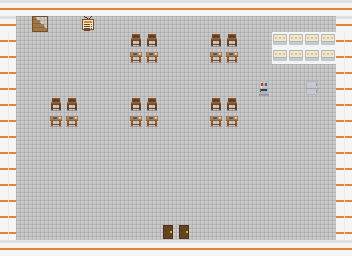

Rendered tile map (Tiled .tmx) drawn with the repository's tilesets; below, a short description and the full map source, tile grids included:
An orthogonal 22x16 tile map with 16x16 px tiles, 3 tile layers (ground, structures, decorations), 1 hidden layer not drawn and 7 objects (2x table, 2x spawn, stairs_up, counter, door_exit).

<map version="1.5" orientation="orthogonal" renderorder="right-down" width="22" height="16" tilewidth="16" tileheight="16" infinite="0" nextobjectid="8" nextlayerid="7">
 <tileset firstgid="1" name="indoor_tileset" tilewidth="16" tileheight="16" tilecount="82" columns="82">
  <image source="../../assets/tilesets/indoor_tileset.png" width="1312" height="16" />
  <tile id="4">
   <properties>
    <property name="solid" type="bool" value="true" />
   </properties>
  </tile>
  <tile id="5">
   <properties>
    <property name="solid" type="bool" value="true" />
   </properties>
  </tile>
  <tile id="6">
   <properties>
    <property name="solid" type="bool" value="true" />
   </properties>
  </tile>
  <tile id="7">
   <properties>
    <property name="solid" type="bool" value="true" />
   </properties>
  </tile>
  <tile id="8">
   <properties>
    <property name="solid" type="bool" value="true" />
   </properties>
  </tile>
  <tile id="9">
   <properties>
    <property name="solid" type="bool" value="true" />
   </properties>
  </tile>
  <tile id="10">
   <properties>
    <property name="solid" type="bool" value="true" />
   </properties>
  </tile>
  <tile id="11">
   <properties>
    <property name="solid" type="bool" value="true" />
   </properties>
  </tile>
  <tile id="15">
   <properties>
    <property name="solid" type="bool" value="true" />
   </properties>
  </tile>
  <tile id="16">
   <properties>
    <property name="solid" type="bool" value="true" />
   </properties>
  </tile>
  <tile id="17">
   <properties>
    <property name="solid" type="bool" value="true" />
   </properties>
  </tile>
  <tile id="19">
   <properties>
    <property name="solid" type="bool" value="true" />
   </properties>
  </tile>
  <tile id="20">
   <properties>
    <property name="solid" type="bool" value="true" />
   </properties>
  </tile>
  <tile id="22">
   <properties>
    <property name="solid" type="bool" value="true" />
   </properties>
  </tile>
  <tile id="23">
   <properties>
    <property name="solid" type="bool" value="true" />
   </properties>
  </tile>
  <tile id="24">
   <properties>
    <property name="solid" type="bool" value="true" />
   </properties>
  </tile>
  <tile id="25">
   <properties>
    <property name="solid" type="bool" value="true" />
   </properties>
  </tile>
  <tile id="27">
   <properties>
    <property name="solid" type="bool" value="true" />
   </properties>
  </tile>
  <tile id="28">
   <properties>
    <property name="solid" type="bool" value="true" />
   </properties>
  </tile>
  <tile id="29">
   <properties>
    <property name="solid" type="bool" value="true" />
   </properties>
  </tile>
  <tile id="30">
   <properties>
    <property name="solid" type="bool" value="true" />
   </properties>
  </tile>
  <tile id="31">
   <properties>
    <property name="solid" type="bool" value="true" />
   </properties>
  </tile>
  <tile id="32">
   <properties>
    <property name="solid" type="bool" value="true" />
   </properties>
  </tile>
  <tile id="33">
   <properties>
    <property name="solid" type="bool" value="true" />
   </properties>
  </tile>
  <tile id="34">
   <properties>
    <property name="solid" type="bool" value="true" />
   </properties>
  </tile>
  <tile id="35">
   <properties>
    <property name="solid" type="bool" value="true" />
   </properties>
  </tile>
  <tile id="37">
   <properties>
    <property name="solid" type="bool" value="true" />
   </properties>
  </tile>
  <tile id="38">
   <properties>
    <property name="solid" type="bool" value="true" />
   </properties>
  </tile>
  <tile id="39">
   <properties>
    <property name="solid" type="bool" value="true" />
   </properties>
  </tile>
  <tile id="41">
   <properties>
    <property name="solid" type="bool" value="true" />
   </properties>
  </tile>
  <tile id="42">
   <properties>
    <property name="solid" type="bool" value="true" />
   </properties>
  </tile>
  <tile id="43">
   <properties>
    <property name="solid" type="bool" value="true" />
   </properties>
  </tile>
  <tile id="44">
   <properties>
    <property name="solid" type="bool" value="true" />
   </properties>
  </tile>
  <tile id="45">
   <properties>
    <property name="solid" type="bool" value="true" />
   </properties>
  </tile>
  <tile id="46">
   <properties>
    <property name="solid" type="bool" value="true" />
   </properties>
  </tile>
  <tile id="47">
   <properties>
    <property name="solid" type="bool" value="true" />
   </properties>
  </tile>
  <tile id="48">
   <properties>
    <property name="solid" type="bool" value="true" />
   </properties>
  </tile>
  <tile id="49">
   <properties>
    <property name="solid" type="bool" value="true" />
   </properties>
  </tile>
  <tile id="50">
   <properties>
    <property name="solid" type="bool" value="true" />
   </properties>
  </tile>
  <tile id="51">
   <properties>
    <property name="solid" type="bool" value="true" />
   </properties>
  </tile>
  <tile id="52">
   <properties>
    <property name="solid" type="bool" value="true" />
   </properties>
  </tile>
  <tile id="53">
   <properties>
    <property name="solid" type="bool" value="true" />
   </properties>
  </tile>
  <tile id="54">
   <properties>
    <property name="solid" type="bool" value="true" />
   </properties>
  </tile>
  <tile id="55">
   <properties>
    <property name="solid" type="bool" value="true" />
   </properties>
  </tile>
  <tile id="56">
   <properties>
    <property name="solid" type="bool" value="true" />
   </properties>
  </tile>
  <tile id="57">
   <properties>
    <property name="solid" type="bool" value="true" />
   </properties>
  </tile>
  <tile id="58">
   <properties>
    <property name="solid" type="bool" value="true" />
   </properties>
  </tile>
  <tile id="59">
   <properties>
    <property name="solid" type="bool" value="true" />
   </properties>
  </tile>
  <tile id="63">
   <properties>
    <property name="solid" type="bool" value="true" />
   </properties>
  </tile>
  <tile id="64">
   <properties>
    <property name="solid" type="bool" value="true" />
   </properties>
  </tile>
  <tile id="70">
   <properties>
    <property name="solid" type="bool" value="true" />
   </properties>
  </tile>
  <tile id="71">
   <properties>
    <property name="solid" type="bool" value="true" />
   </properties>
  </tile>
  <tile id="72">
   <properties>
    <property name="solid" type="bool" value="true" />
   </properties>
  </tile>
  <tile id="73">
   <properties>
    <property name="solid" type="bool" value="true" />
   </properties>
  </tile>
  <tile id="74">
   <properties>
    <property name="solid" type="bool" value="true" />
   </properties>
  </tile>
  <tile id="75">
   <properties>
    <property name="solid" type="bool" value="true" />
   </properties>
  </tile>
  <tile id="76">
   <properties>
    <property name="solid" type="bool" value="true" />
   </properties>
  </tile>
  <tile id="77">
   <properties>
    <property name="solid" type="bool" value="true" />
   </properties>
  </tile>
  <tile id="78">
   <properties>
    <property name="solid" type="bool" value="true" />
   </properties>
  </tile>
  <tile id="79">
   <properties>
    <property name="solid" type="bool" value="true" />
   </properties>
  </tile>
  <tile id="80">
   <properties>
    <property name="solid" type="bool" value="true" />
   </properties>
  </tile>
 </tileset>
 <layer id="1" name="ground" width="22" height="16">
  <data encoding="csv">
3,3,3,3,3,3,3,3,3,3,3,3,3,3,3,3,3,3,3,3,3,3,3,3,3,3,3,3,3,3,3,3,3,3,3,3,3,3,3,3,3,3,3,3,3,3,3,3,3,3,3,3,3,3,3,3,3,3,3,3,3,3,3,3,3,3,3,3,3,3,3,3,3,3,3,3,3,3,3,3,3,3,3,3,3,3,3,3,3,3,3,3,3,3,3,3,3,3,3,3,3,3,3,3,3,3,3,3,3,3,3,3,3,3,3,3,3,3,3,3,3,3,3,3,3,3,3,3,3,3,3,3,3,3,3,3,3,3,3,3,3,3,3,3,3,3,3,3,3,3,3,3,3,3,3,3,3,3,3,3,3,3,3,3,3,3,3,3,3,3,3,3,3,3,3,3,3,3,3,3,3,3,3,3,3,3,3,3,3,3,3,3,3,3,3,3,3,3,3,3,3,3,3,3,3,3,3,3,3,3,3,3,3,3,3,3,3,3,3,3,3,3,3,3,3,3,3,3,3,3,3,3,3,3,3,3,3,3,3,3,3,3,3,3,3,3,3,3,3,3,3,3,3,3,3,3,3,3,3,3,3,3,3,3,3,3,3,3,3,3,3,3,3,3,3,3,3,3,3,3,3,3,3,3,3,3,3,3,3,3,3,3,3,3,3,3,3,3,3,3,3,3,3,3,3,3,3,3,3,3,3,3,3,3,3,3,3,3,3,3,3,3,3,3,3,3,3,3,3,3,3,3,3,3,3,3,3,3,3,3,3,3,3,3,3,3,3,3,3,3,3,3
</data>
 </layer>
 <layer id="2" name="structures" width="22" height="16">
  <data encoding="csv">
33,33,33,33,33,33,33,33,33,33,33,33,33,33,33,33,33,33,33,33,33,33,33,0,14,0,0,71,0,0,0,0,0,0,0,0,0,0,0,0,0,0,0,33,32,0,0,0,0,0,0,0,10,10,0,0,0,10,10,0,0,34,34,34,34,32,32,0,0,0,0,0,0,0,9,9,0,0,0,9,9,0,0,34,34,34,34,32,32,0,0,0,0,0,0,0,0,0,0,0,0,0,0,0,0,0,0,0,0,32,32,0,0,0,0,0,0,0,0,0,0,0,0,0,0,0,72,0,0,12,0,32,32,0,0,10,10,0,0,0,10,10,0,0,0,10,10,0,0,0,0,0,0,32,32,0,0,9,9,0,0,0,9,9,0,0,0,9,9,0,0,0,0,0,0,32,32,0,0,0,0,0,0,0,0,0,0,0,0,0,0,0,0,0,0,0,0,32,32,0,0,0,0,0,0,0,0,0,0,0,0,0,0,0,0,0,0,0,0,32,32,0,0,0,0,0,0,0,0,0,0,0,0,0,0,0,0,0,0,0,0,32,32,0,0,0,0,0,0,0,0,0,0,0,0,0,0,0,0,0,0,0,0,32,32,0,0,0,0,0,0,0,0,0,0,0,0,0,0,0,0,0,0,0,0,32,32,0,0,0,0,0,0,0,0,0,0,0,0,0,0,0,0,0,0,0,0,32,32,0,0,0,0,0,0,0,0,0,19,19,0,0,0,0,0,0,0,0,0,32,33,33,33,33,33,33,33,33,33,33,33,33,33,33,33,33,33,33,33,33,33,33
</data>
 </layer>
 <objectgroup id="3" name="objects">
  <object id="1" x="32" y="16" width="16" height="16" type="stairs_up">
   <properties>
    <property name="interactive_type" value="enter" />
    <property name="prompt_text" value="上楼" />
    <property name="target_map" value="dining_hall_f2" />
    <property name="spawn_point" value="dining_f2_stairs" />
    <property name="transition_type" value="floor_change" />
   </properties>
  </object>
  <object id="2" x="304" y="32" width="16" height="32" type="counter">
   <properties>
    <property name="interactive_type" value="examine" />
    <property name="prompt_text" value="查看柜台" />
    <property name="display_name" value="打饭窗口" />
   </properties>
  </object>
  <object id="3" x="128" y="48" width="32" height="16" type="table">
   <properties>
    <property name="interactive_type" value="examine" />
    <property name="prompt_text" value="搜索餐桌" />
    <property name="display_name" value="一楼餐桌" />
   </properties>
  </object>
  <object id="4" x="208" y="48" width="32" height="16" type="table">
   <properties>
    <property name="interactive_type" value="examine" />
    <property name="prompt_text" value="搜索餐桌" />
    <property name="display_name" value="一楼餐桌" />
   </properties>
  </object>
 </objectgroup>
 <layer id="4" name="collision" width="22" height="16" visible="0">
  <data encoding="csv">
0,0,0,0,0,0,0,0,0,0,0,0,0,0,0,0,0,0,0,0,0,0,0,0,0,0,0,20,0,0,0,0,0,0,0,0,0,0,0,0,0,0,0,0,0,0,0,0,0,0,0,0,20,20,0,0,0,20,20,0,0,20,20,20,20,0,0,0,0,0,0,0,0,0,20,20,0,0,0,20,20,0,0,20,20,20,20,0,0,0,0,0,0,0,0,0,0,0,0,0,0,0,0,0,0,0,0,0,0,0,0,0,0,0,0,0,0,0,0,0,0,0,0,0,0,0,20,0,0,20,0,0,0,0,0,20,20,0,0,0,20,20,0,0,0,20,20,0,0,0,0,0,0,0,0,0,0,20,20,0,0,0,20,20,0,0,0,20,20,0,0,0,0,0,0,0,0,0,0,0,0,0,0,0,0,0,0,0,0,0,0,0,0,0,0,0,0,0,0,0,0,0,0,0,0,0,0,0,0,0,0,0,0,0,0,0,0,0,0,0,0,0,0,0,0,0,0,0,0,0,0,0,0,0,0,0,0,0,0,0,0,0,0,0,0,0,0,0,0,0,0,0,0,0,0,0,0,0,0,0,0,0,0,0,0,0,0,0,0,0,0,0,0,0,0,0,0,0,0,0,0,0,0,0,0,0,0,0,0,0,0,0,0,0,0,0,0,0,0,0,0,0,0,0,0,0,0,0,0,0,0,0,0,0,0,0,0,0,0,0,0,0,0,0,0,0,0,0,0,0,0,0,0,0,0,0,0,0,0,0,0,0,0,0,0,0,0,0,0,0,0,0
</data>
 </layer>
 <objectgroup id="5" name="triggers">
  <object id="5" x="160" y="224" width="32" height="16" type="door_exit">
   <properties>
    <property name="target_map" value="main_campus" />
    <property name="spawn_point" value="dining_exit" />
    <property name="auto_trigger" type="bool" value="true" />
    <property name="transition_type" value="indoor_exit" />
   </properties>
  </object>
  <object id="6" x="160" y="192" width="32" height="32" type="spawn">
   <properties>
    <property name="spawn_id" value="dining_entrance" />
   </properties>
  </object>
  <object id="7" x="48" y="32" width="32" height="32" type="spawn">
   <properties>
    <property name="spawn_id" value="dining_f1_stairs" />
   </properties>
  </object>
 </objectgroup>
 <layer id="6" name="decorations" width="22" height="16">
  <data encoding="csv">
0,0,0,0,0,0,0,0,0,0,0,0,0,0,0,0,0,0,0,0,0,0,0,0,0,0,0,0,0,0,0,0,0,0,0,0,0,0,0,0,0,0,0,0,0,0,0,0,0,0,0,0,0,0,0,0,0,0,0,0,0,0,0,0,0,0,0,0,0,0,0,0,0,0,0,0,0,0,0,0,0,0,0,0,0,0,0,0,0,0,0,0,0,0,0,0,0,0,0,0,0,0,0,0,0,0,0,0,0,0,0,0,0,0,0,0,0,0,0,0,0,0,0,0,0,0,0,0,0,0,0,0,0,0,0,0,0,0,0,0,0,0,0,0,0,0,0,0,0,0,0,0,0,0,0,0,0,0,0,0,0,0,0,0,0,0,0,0,0,0,0,0,0,0,0,0,0,0,0,0,0,0,0,0,0,0,0,0,0,0,0,0,0,0,0,0,0,0,0,0,0,0,0,0,0,0,0,0,0,0,0,0,0,0,0,0,0,0,0,0,0,0,0,0,0,0,0,0,0,0,0,0,0,0,0,0,0,0,0,0,0,0,0,0,0,0,0,0,0,0,0,0,0,0,0,0,0,0,0,0,0,0,0,0,0,0,0,0,0,0,0,0,0,0,0,0,0,0,0,0,0,0,0,0,0,0,0,0,0,0,0,0,0,0,0,0,0,0,0,0,0,0,0,0,0,0,0,0,0,0,0,0,0,0,0,0,0,0,0,0,0,0,0,0,0,0,0,0,0,0,0,0,0,0,0,0,0,0,0,0,0,0,0,0,0,0,0,0,0,0,0,0
</data>
 </layer>
</map>
